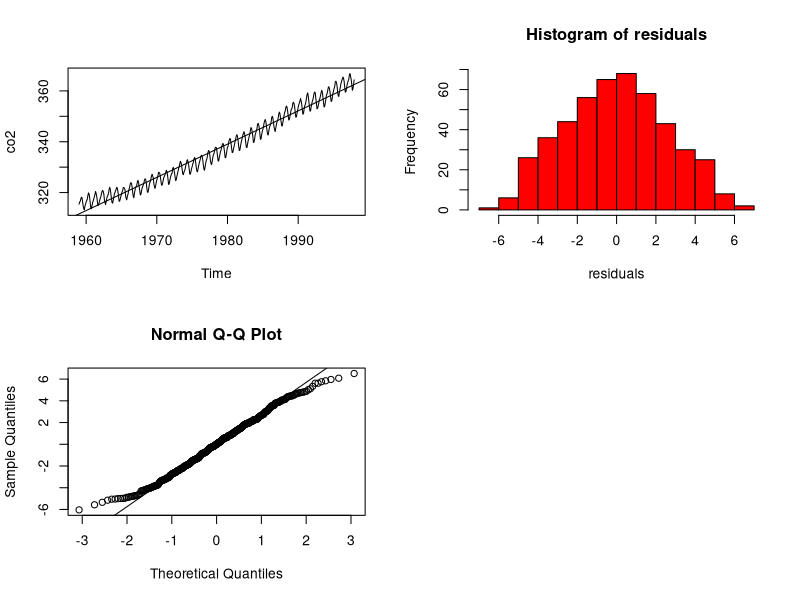

R code for this plot:
# Remove all variables from the RStudio Memory
rm(list = ls())
# Remove all visuals from the RStudio Memory
dev.off()

x = co2
y = lm(co2 ~ time(x))
residuals = resid(y)

par(mfrow=c(2,2))
plot(co2)
abline(y)

hist(residuals, col='red')
qqnorm(residuals)
qqline(residuals)

